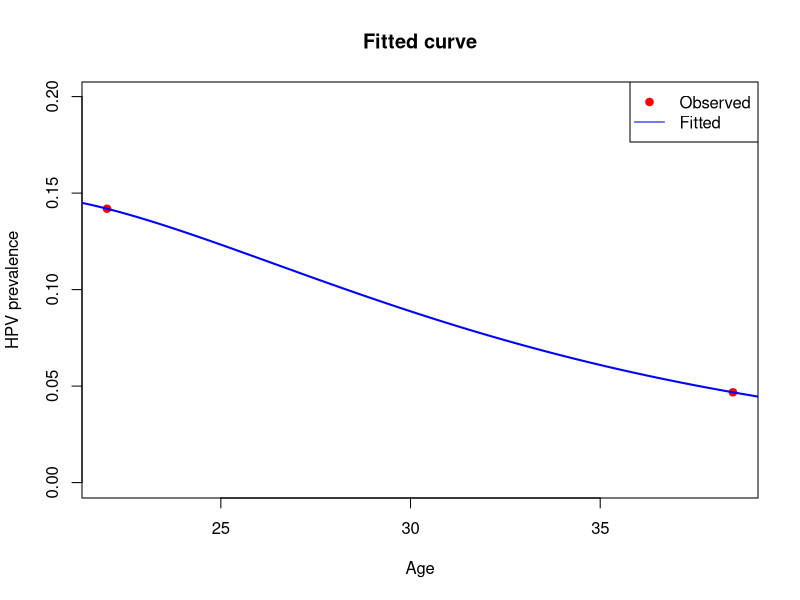

Write the R code that produced this figure.



x <- c(22, 38.5)              
n_total <- c(1043, 1026)      
y_infected <- round(c(148, 48))


x0 <- 12                              
n_power <- 1                         
f_model <- function(x, A, B, C) {
  d <- x - x0
  B + (A * d^n_power - B) * exp(-C * d)
}

neg_log_likelihood <- function(par) {
  A <- par[1]
  B <- par[2]
  C <- par[3]
  
  p <- f_model(x, A, B, C)
  p <- pmax(pmin(p, 1 - 1e-6), 1e-6)  
  
  -sum(y_infected * log(p) + (n_total - y_infected) * log(1 - p))
}

result <- optim(
  par = c(0.01, 0.1, 0.1),       
  fn = neg_log_likelihood,      
  method = "BFGS"
)

cat("A =", result$par[1], "\n")
cat("B =", result$par[2], "\n")
cat("C =", result$par[3], "\n")
curve_x <- seq(14, 40, length.out = 200)
fitted_p <- f_model(curve_x, result$par[1], result$par[2], result$par[3])

plot(x, y_infected / n_total, col = "red", pch = 19,
     ylim = c(0, max(y_infected / n_total, fitted_p) + 0.05),
     xlab = "Age", ylab = "HPV prevalence",
     main = "Fitted curve")
lines(curve_x, fitted_p, col = "blue", lwd = 2)
legend("topright", legend = c("Observed", "Fitted"),
       col = c("red", "blue"), pch = c(19, NA), lty = c(NA, 1))








